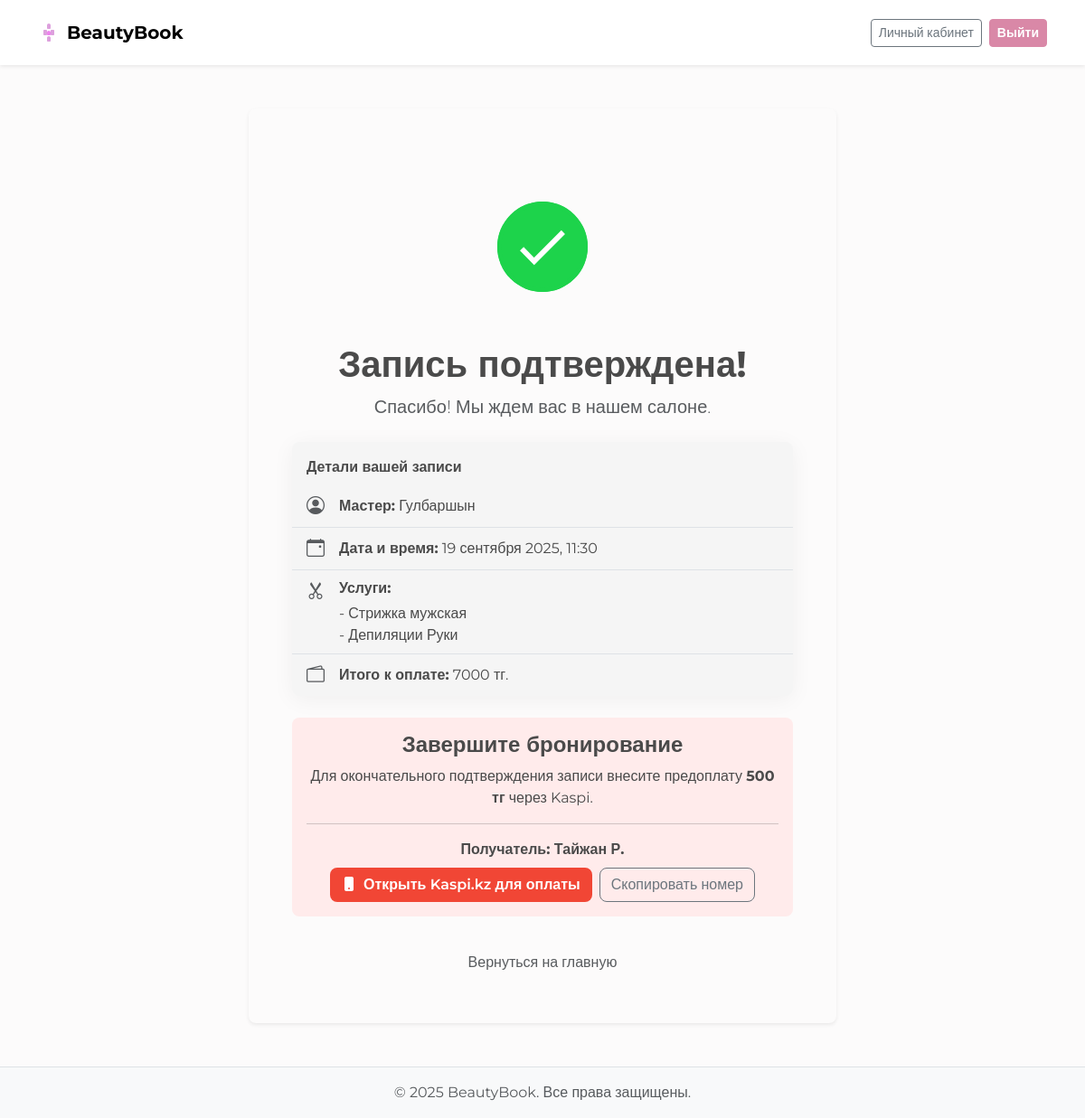
Screenshot of /booking/success/30/ (signed in) with the database file from the repository.
### booking/models.py (models this page shows, shortened)
class Appointment(models.Model):
    client = models.ForeignKey(
        settings.AUTH_USER_MODEL,
        on_delete=models.SET_NULL,
        related_name='appointments',
        null=True, blank=True
    )
    anonymous_name = models.CharField(max_length=100, null=True, blank=True)
    anonymous_phone = models.CharField(max_length=20, null=True, blank=True)
    master = models.ForeignKey('users.MasterProfile', on_delete=models.CASCADE, related_name='appointments')
    services = models.ManyToManyField(Service)
    start_time = models.DateTimeField()
    end_time = models.DateTimeField()
    total_price = models.DecimalField(max_digits=10, decimal_places=2)
    total_duration = models.DurationField()

class Service(models.Model):
    name = models.CharField(max_length=100)
    price = models.DecimalField(max_digits=10, decimal_places=2)
    duration = models.DurationField()

### users/models.py (models this page shows, shortened)
class MasterProfile(models.Model):
    user = models.OneToOneField(CustomUser, on_delete=models.CASCADE, limit_choices_to={'is_staff': True})
    photo = models.ImageField(upload_to='masters_photos/', null=True, blank=True, default='masters_photos/default.png')
    bio = models.TextField(blank=True, null=True)
    services = models.ManyToManyField('booking.Service', related_name='masters')

class CustomUser(AbstractUser):
    phone_number = models.CharField("Телефон", max_length=20, blank=True, null=True)

### booking/views.py (the view)
# urls.py: path('success/<int:appointment_id>/', views.booking_success, name='booking_success'),
def booking_success(request, appointment_id):
    appointment = get_object_or_404(Appointment, id=appointment_id, client=request.user)
    return render(request, 'booking/success.html', {'appointment': appointment})

### templates/booking/success.html (shortened to what this page needs)
{% extends 'base.html' %}
{% load django_bootstrap5 %}
{% block content %}
<div class="container py-5 text-center">
    <div class="card success-card shadow-sm mx-auto">
        <div class="card-body p-4 p-md-5">
            <div class="success-animation">
                <svg class="checkmark" xmlns="http://www.w3.org/2000/svg" viewBox="0 0 52 52">
                    <circle class="checkmark__circle" cx="26" cy="26" r="25" fill="none"/>
                    <path class="checkmark__check" fill="none" d="M14.1 27.2l7.1 7.2 16.7-16.8"/>
                </svg>
            </div>
            <h1 class="fw-bold">Запись подтверждена!</h1>
            <p class="lead text-muted">Спасибо! Мы ждем вас в нашем салоне.</p>
            <div class="card details-card my-4 text-start">
                <div class="card-header bg-transparent border-0 pt-3">
                    <strong>Детали вашей записи</strong>
                </div>
                <ul class="list-group list-group-flush details-list">
                    <li class="list-group-item d-flex align-items-center">
                        <i class="bi bi-person-circle fs-5 me-3 text-muted"></i>
                        <div><strong>Мастер:</strong> {{ appointment.master.user.get_full_name }}</div>
                    </li>
                    <li class="list-group-item d-flex align-items-center">
                        <i class="bi bi-calendar-event fs-5 me-3 text-muted"></i>
                        <div><strong>Дата и время:</strong> {{ appointment.start_time|date:"d E Y, H:i" }}</div>
                    </li>
                    <li class="list-group-item d-flex align-items-start">
                        <i class="bi bi-scissors fs-5 me-3 text-muted"></i>
                        <div>
                            <strong>Услуги:</strong>
                            <ul class="list-unstyled mt-1">
                                {% for service in appointment.services.all %}<li>- {{ service.name }}</li>{% endfor %}
                            </ul>
                        </div>
                    </li>
                    <li class="list-group-item d-flex align-items-center">
                        <i class="bi bi-wallet2 fs-5 me-3 text-muted"></i>
                        <div><strong>Итого к оплате:</strong> {{ appointment.total_price|floatformat:"0" }} тг.</div>
                    </li>
                </ul>
            </div>
            <div class="alert kaspi-alert" role="alert">
                <h4 class="alert-heading fw-bold">Завершите бронирование</h4>
                <p>Для окончательного подтверждения записи внесите предоплату <strong>500 тг</strong> через Kaspi.</p>
                <hr>
                <p class="mb-2"><strong>Получатель: Тайжан Р.</strong></p>
                <div class="d-grid gap-2 d-sm-flex justify-content-sm-center">
                    <a href="https://kaspi.kz/pay/ЗаплатитьПоНомеру?phone=77773332211&amount=500" target="_blank" class="btn kaspi-btn">
                        <i class="bi bi-phone-fill me-2"></i>Открыть Kaspi.kz для оплаты
                    </a>
                    <button id="copy-btn" class="btn btn-outline-secondary">Скопировать номер</button>
                </div>
            </div>
            <a href="{% url 'home' %}" class="btn btn-link text-muted mt-3">Вернуться на главную</a>
        </div>
    </div>
</div>
{% endblock %}

### static/css/custom_theme.css (style rules this page uses)
:root { --bs-primary: #D988A7; --bs-primary-rgb: 217, 136, 167; --bs-secondary: #f0e6e6; --bs-body-bg: #FCFBFB; --bs-body-color: #4a4a4a; --bs-font-sans-serif: 'Montserrat', sans-serif; --bs-border-radius: 0.5rem; --bs-btn-padding-y: 0.6rem; --bs-btn-padding-x: 1.2rem; }
body { font-family: var(--bs-font-sans-serif); }
a { color: var(--bs-primary); }
.card { border: none; border-radius: var(--bs-border-radius); box-shadow: 0 4px 25px rgba(0, 0, 0, 0.05); }
.card a { text-decoration: none; }

### templates/base.html (style rules this page uses)
body { display: flex; flex-direction: column; min-height: 100vh; }

### templates/booking/success.html (style rules this page uses)
.success-animation { margin-bottom: 2rem; }
.checkmark { width: 100px; height: 100px; border-radius: 50%; display: block; stroke-width: 3; stroke: #fff; stroke-miterlimit: 10; margin: 10% auto; box-shadow: inset 0px 0px 0px #1dd34b; animation: fill .4s ease-in-out .4s forwards, scale .3s ease-in-out .9s both; }
.success-card { max-width: 650px; border: none; }
.details-card { background-color: #f5f5f5; border-radius: var(--bs-border-radius); }
.kaspi-alert { background-color: #ffebeb; border: none; }
.kaspi-btn { background-color: #F14635; color: white; font-weight: 600; }
.details-list .list-group-item { background-color: transparent; }

### rows the page displays
Appointment: master.user.get_full_name "Гулбаршын", start_time "19 сентября 2025, 11:30", total_price "7000"
Service: name "Стрижка мужская"
Service: name "Депиляции Руки"
